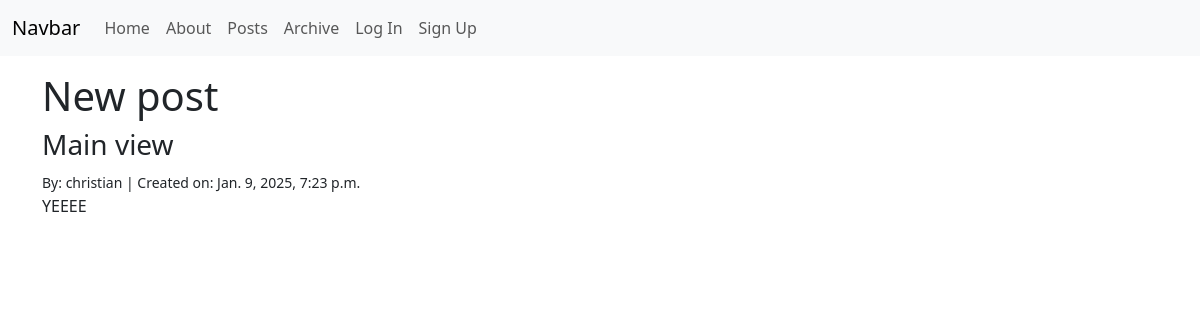
The app's page /posts/1/ with its own data.
### posts/models.py (models this page shows, shortened)
class Post(models.Model):
    title = models.CharField(max_length=128)
    subtitle = models.CharField(max_length=256)
    body = models.TextField()
    author = models.ForeignKey(
        get_user_model(),
        on_delete=models.CASCADE
    )
    status = models.ForeignKey(
        Status,
        on_delete=models.CASCADE
    )
    created_on = models.DateTimeField(auto_now_add=True)

### posts/views.py (the view)
# urls.py: path("<int:pk>/", views.PostDetailView.as_view(), name="detail"),
class PostDetailView(UserPassesTestMixin, DetailView):
    template_name = "posts/detail.html"
    model = Post
    def test_func(self):
        post = self.get_object()
        if post.status.name == "published":
            return True
        elif post.status.name == "draft":
            if (self.request.user.is_authenticated
                    and self.request.user == post.author):
                return True
        elif (post.status.name == "archived"
                and self.request.user.is_authenticated):
            return True
        else:
            return False

### templates/posts/detail.html (shortened to what this page needs)
{% extends 'base.html' %}
{% block content %}
<h1>{{ post.title }}</h1>
<h3>{{ post.subtitle }}</h3>
<small>By: {{ post.author }} | Created on: {{ post.created_on}}</small>
<p>{{ post.body }}</p>
{% endblock content %}

### records on screen
Post: title "New post", subtitle "Main view", author "christian", created_on "Jan. 9, 2025, 7:23 p.m.", body "YEEEE"
